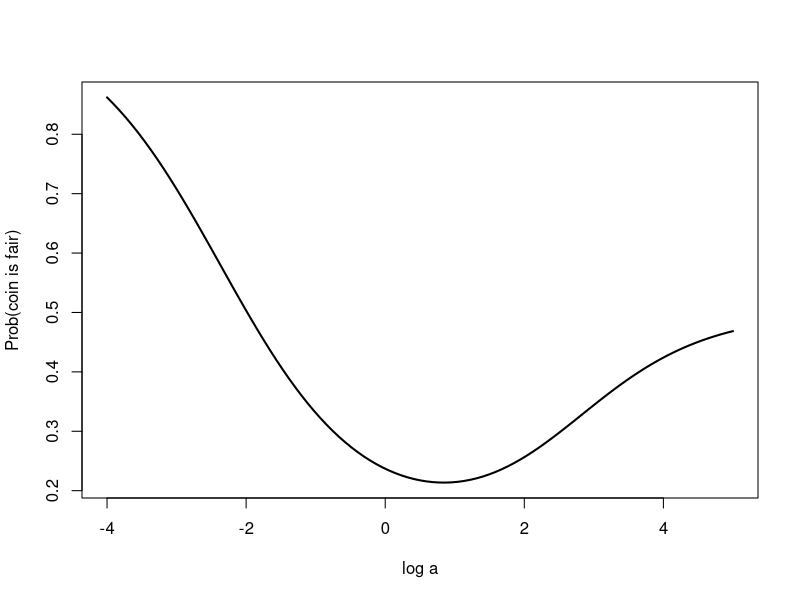

This chart was generated by the following R code:
#a script to test the fairness of a coin using bayesian means

#add packages here
library(LearnBayes)

 pbinom(5, 20, 0.5)

 n = 20
 y = 5
 a = 10
 p = 0.5
 m1 = dbinom(y, n, p) * dbeta(p, a, a)/dbeta(p, a + y, a + n - 
     y)
 lambda = dbinom(y, n, p)/(dbinom(y, n, p) + m1)
 lambda

 pbetat(p,.5,c(a,a),c(y,n-y))

prob.fair=function(log.a)
{
 a = exp(log.a)
 m2 = dbinom(y, n, p) * dbeta(p, a, a)/
             dbeta(p, a + y, a + n - y)
 dbinom(y, n, p)/(dbinom(y, n, p) + m2)
}

n = 20; y = 5; p = 0.5
curve(prob.fair(x), from=-4, to=5, xlab="log a", 
  ylab="Prob(coin is fair)", lwd=2)

 n=20
 y=5
 a=10
 p=.5
 m2=0
 for (k in 0:y)
   m2=m2+dbinom(k,n,p)*dbeta(p,a,a)/dbeta(p,a+k,a+n-k)
 lambda=pbinom(y,n,p)/(pbinom(y,n,p)+m2)
 lambda
